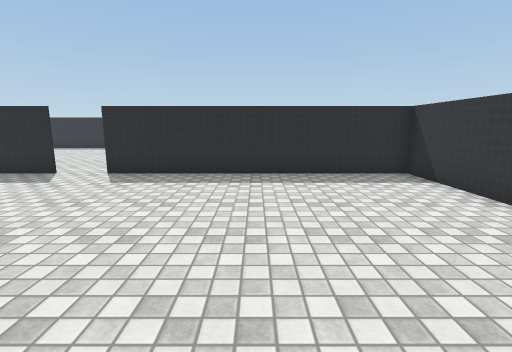
view 1 (above)

19 first-person views from a walk through a 3-D level made in the Unity game engine. The camera is 1.4 m above the floor, tilts 10° down and sees 85° across. Doors are open. The floor is counted in squares, 1 m on a side. Each view is taken from the middle of a square. On the plan, view 1 faces up. The plan holds only what a view shows up to about 14 squares ahead; the rest is blank. The place goes on beyond the plan. The player is left out. Some surface patterns are stand-ins.

view 2
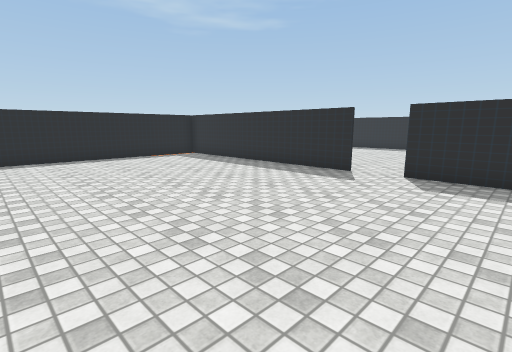

view 3
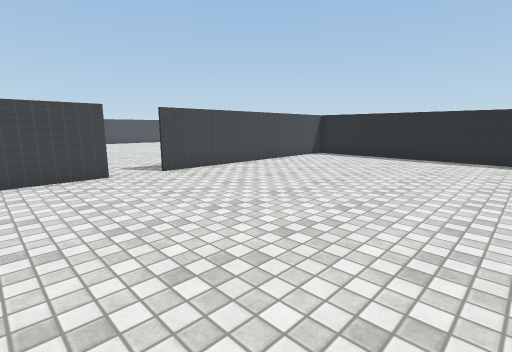

view 4
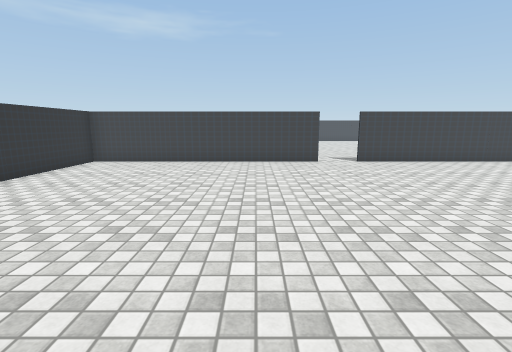

view 5
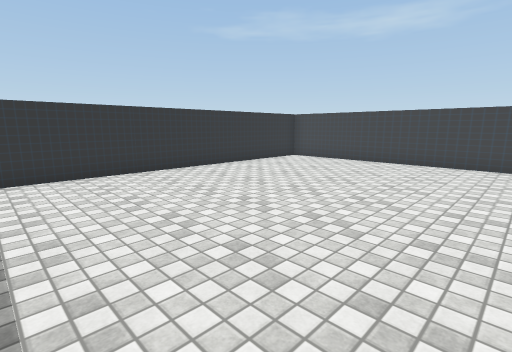

view 6
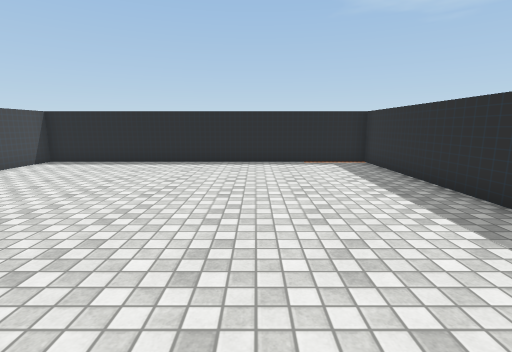

view 7
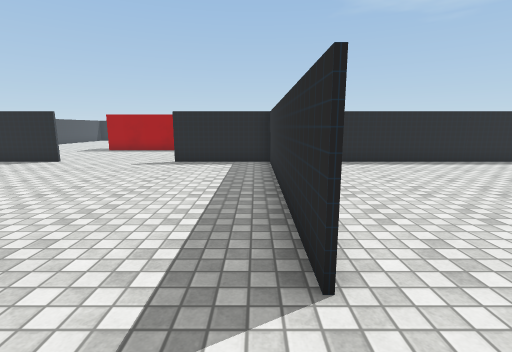

view 8
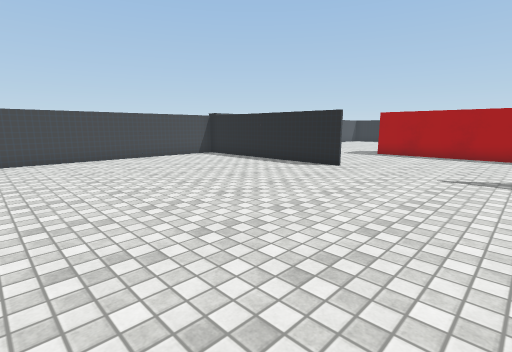

view 9
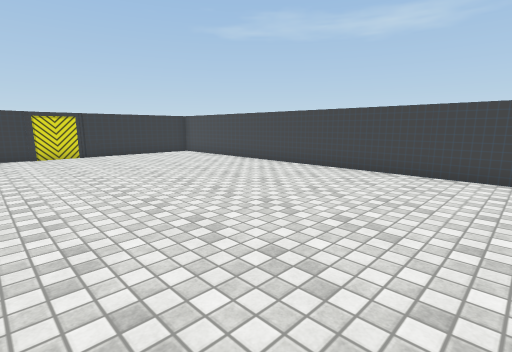

view 10
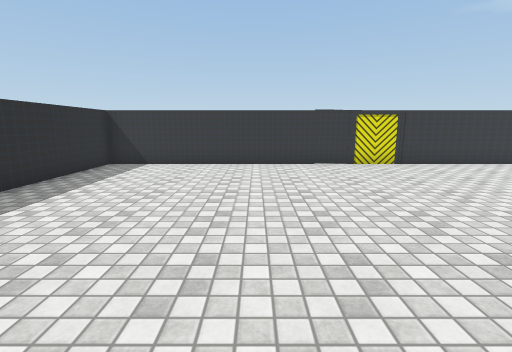

view 11
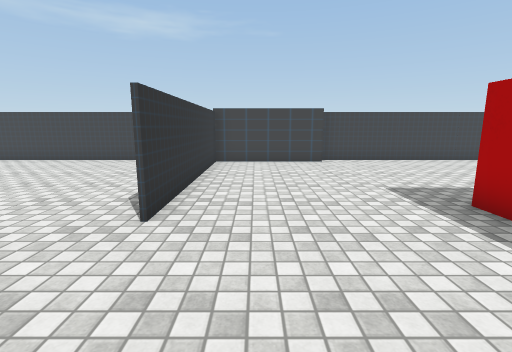

view 12
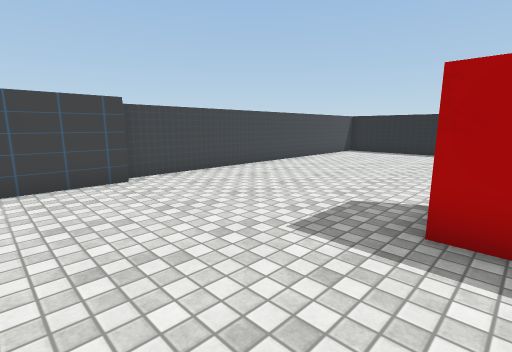

view 13
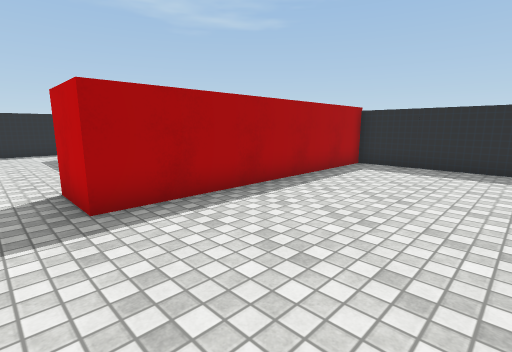

view 14
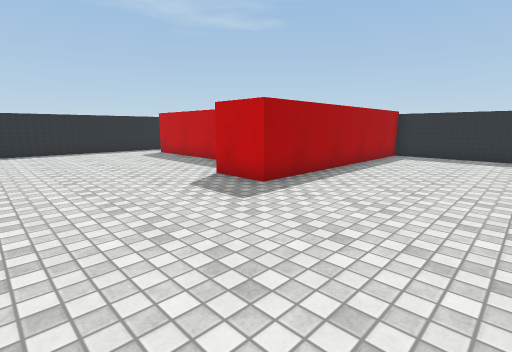

view 15
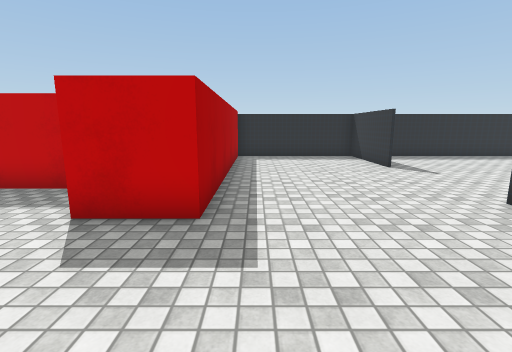

view 16
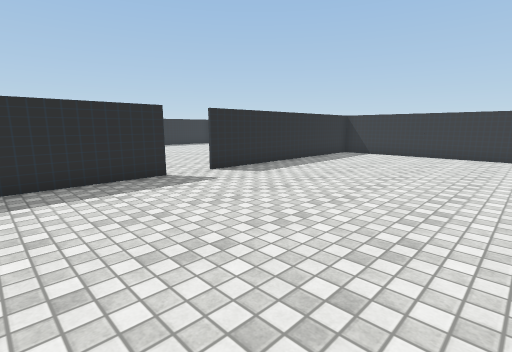

view 17
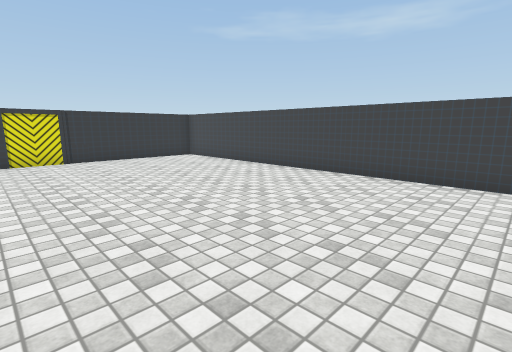

view 18
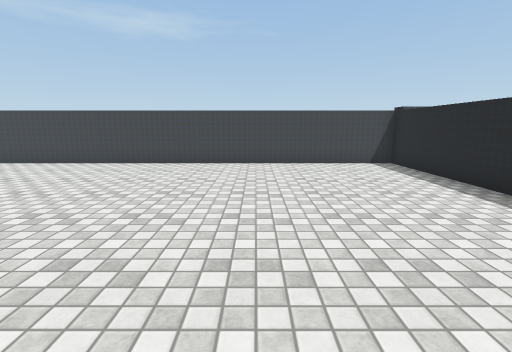

view 19
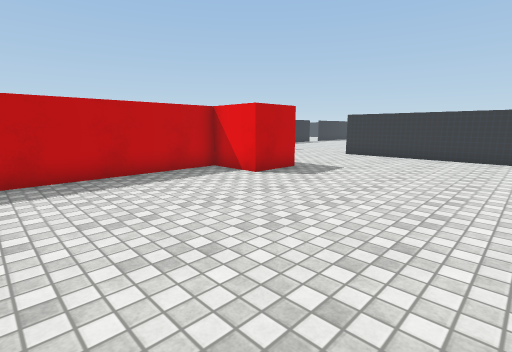

### Floor plan
Points are (right, up) in squares from view 1. A wall is a line through its corners. A room is listed if a view was taken in it or the views show most of it. See-through windows are left out.
Room 1 (views 1, 2, 3, 4, 5, 6)
walls: (-4.6, -4.3) (4.6, -4.3); (-6.1, 8.4) (-15.3, 8.4) (-15.3, -4); (4.6, -4.1) (4.6, 8.4) (-4.6, 8.4); (-15.4, -4.3) (-6.1, -4.3)
ways out: open door at (-5.5, -4) to room 2; open door at (-5.5, 8.5)
Room 2 (views 7, 8, 9, 10, 11, 12, 13, 14, 15, 16, 17, 18, 19)
walls: (-15.3, -12.9) (-15.3, -20.8) (4.4, -20.8); (-15.4, -8.4) (-15.4, -4.3); (-6.1, -4.4) (-20.9, -4.4) (-20.9, -13.8) (-22.9, -13.8) (-22.9, -11.7) (-28.9, -11.7); (-15.3, -4) (-15.3, -8.4); (-19.8, -20.3) (-15.4, -20.3) (-15.4, -13); (4.6, -20.5) (4.6, -4.1); (4.6, -4.4) (-4.6, -4.4); (-29.4, -20.8) (-19.8, -20.8)
ways out: open door at (-5.5, -4) to room 1

Positions as (right, up) in squares from view 1, and headings:
1: (0, 0), facing up
2: (-2, 0), facing up-left
3: (-2, 4), facing down-left
4: (-2, 7), facing down
5: (-4, 7), facing down-right
6: (-4, 4), facing left
7: (-4, -5), facing left
8: (-6, -8), facing down-left
9: (-10, -12), facing down-right
10: (-6, -10), facing right
11: (-17, -9), facing down
12: (-17, -13), facing down-left
13: (-16, -15), facing up-left
14: (-16, -19), facing up-left
15: (-20, -18), facing up
16: (-10, -12), facing up-right
17: (-8, -13), facing down-right
18: (-10, -10), facing down
19: (-29, -20), facing up-right
